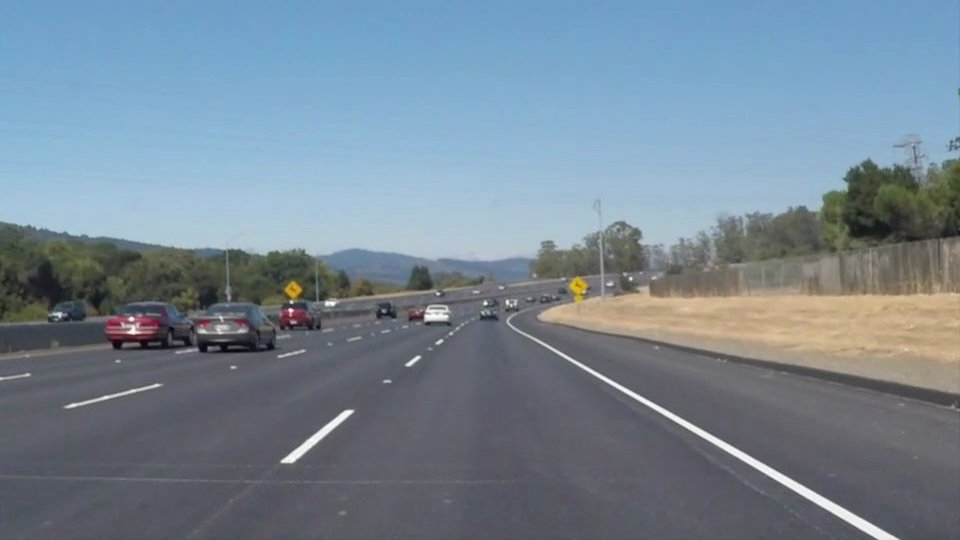
#> input picture OpenCV_Python/data/Lane-Detection-Images/solidWhiteCurve.jpg, 960 x 540 px
$ python 020_Image_Histogram_Equalization.py --imagePath data/Lane-Detection-Images/solidWhiteCurve.jpg
#> lines starting #> are read from the running program, lines starting #| are printed output that depends on the picture; pictures that were not available may be replaced by others from this repository, and a replacement may not be noted
### OpenCV_Python/utils.py
import cv2
import numpy as np


#########################################################################################


def imageProcessing(image) :
    result = imageCopy(image)
    return result


#########################################################################################


# [15 lines left out: function processSingleImage, not called in this run]

#########################################################################################


def processingSingleVideo(videoPath, outputPath) :
    Video(videoPath, outputPath)


def imageRead(imagePath, flag=cv2.IMREAD_UNCHANGED) :
    # If No Korea in Path
    # image = cv2.imread(imagePath, flag)

    # If Korean in Path
#> called with flag = -1
    imageArray = np.fromfile(imagePath, np.uint8)
    image = cv2.imdecode(imageArray, flag)
#> image is the input picture: shape (540, 960, 3); mean B, G, R 148.1, 134.5, 118.5

    # Deal with Error
    if image is not None :
        print("Image Opened")
        return image
    else :
        print("Image Not Opened")
        print("Program Abort")
        exit()


def imageShow(imageName, image, flag=cv2.WINDOW_AUTOSIZE) :
    # Show Image using GUI
    cv2.namedWindow(imageName, flag)
    cv2.imshow(imageName, image)
    cv2.waitKey()


def imageWrite(imageName, image) :
    # Save Image
    return cv2.imwrite(imageName, image)


def imageCopy(image) :
    # Copy Image (Call-By-Memory)
    return np.copy(image)


# [65 lines left out: functions Video, imageParameters, not called in this run]


def getPixel(image, x, y, c=None) :
    return image[y, x, c]


def setPixel(image, x, y, value, c=None) :
    image[y, x, c] = value
    return image


def CutRectROI(image, x1, y1, x2, y2) :
    return image[y1:y2, x1:x2]


# [26 lines left out: functions PasteRectROI, makeBlackImage, fillPolyROI, not called in this run]


def polyROI(image, points) :
    mask = fillPolyROI(image, points)
    return cv2.bitwise_and(image, mask)


def convertColor(image, flag=cv2.COLOR_BGR2GRAY) :
    return cv2.cvtColor(image, flag)


def splitImage(image) :
    return cv2.split(image)


def mergeImage(channel1, channel2, channel3) :
    return cv2.merge((channel1, channel2, channel3))


def rangeColor(image, lower, upper) :
    result = imageCopy(image)
    return cv2.inRange(result, lower, upper)


# [4 lines left out: function splitColor, not called in this run]


def drawLine(image, point1, point2, color=(255, 0, 0), thickness=3, lineType=cv2.LINE_AA) :
    result = imageCopy(image)
    return cv2.line(result, point1, point2, color, thickness, lineType)


def drawRect(image, point1, point2, color=(255, 0, 0), thickness=3, lineType=cv2.LINE_AA) :
    result = imageCopy(image)
    return cv2.rectangle(result, point1, point2, color, thickness, lineType)


def drawCircle(image, center, radius, color=(255, 0, 0), thickness=3, lineType=cv2.LINE_AA) :
    result = imageCopy(image)
    return cv2.circle(result, center, radius, color, thickness, lineType)


def drawEllipse(image, center, axis, angle, startAngle, endAngle, color=(255, 0, 0), thickness=3, lineType=cv2.LINE_AA) :
    result = imageCopy(image)
    return cv2.ellipse(result, center, axis, angle, startAngle, endAngle, color, thickness, lineType)


# [4 lines left out: function drawPolygon, not called in this run]


def drawText(image, text, point=(10, 10), font=cv2.FONT_HERSHEY_PLAIN, fontScale=2.0, color=(255,255,255), thickness=3, lineType=cv2.LINE_AA) :
    result = imageCopy(image)
    return cv2.putText(result, text, point, font, fontScale, color, thickness, lineType)


def addImage(image1, image2) :
    return cv2.add(image1, image2)


# [5 lines left out: function addWeightedImage, not called in this run]


def imageThreshold(image, thresh=128, maxval=255, type=cv2.THRESH_BINARY) :
    _, res = cv2.threshold(image, thresh=thresh, maxval=maxval, type=type)
    return res


def imageBlur(image, ksize) :
    size = ((ksize+1)*2 - 1, (ksize+1)*2 - 1)
    return cv2.blur(image, size)


def imageGaussianBlur(image, ksize, sigmaX, sigmaY) :
    size = ((ksize+1)*2 - 1, (ksize+1)*2 - 1)
    return cv2.GaussianBlur(image, ksize=size, sigmaX=sigmaX, sigmaY=sigmaY)


def imageMedianBlur(image, size) :
    ksize = (size+1)*2 - 1
    return cv2.medianBlur(image, ksize)


def imageBilateralFilter(image, size, sigmaColor, sigmaSpace) :
    d = (size+1)*2 - 1
    return cv2.bilateralFilter(image, d, sigmaColor=sigmaColor, sigmaSpace=sigmaSpace)


def imageFiltering(image, kernel, ddepth=-1) :
    return cv2.filter2D(image, ddepth, kernel)


# [22 lines left out: functions imageEdgePrewitt, imageEdgeSobel, imageEdgeScharr, not called in this run]


def imageEdgeLaplacianCV(image) :
    return cv2.Laplacian(image, -1)


# [14 lines left out: functions imageEdgeLaplacianFilter2D, imageEdgeLoG, not called in this run]


def cannyEdge(image, threshold1=100, threshold2=200) :
    return cv2.Canny(image, threshold1, threshold2)


# [48 lines left out: functions autoCanny, computeHist, histogramEqualize, not called in this run]


def imageDilation(image, kernel, iterations) :
    return cv2.dilate(image, kernel=kernel, iterations=iterations)


def imageErosion(image, kernel, iterations) :
    return cv2.erode(image, kernel=kernel, iterations=iterations)


# [17 lines left out: functions imageMorphologicalGradient, imageOpening, imageClosing, not called in this run]


def imageMorphologyKernel(flag=cv2.MORPH_RECT, size=5) :
    return cv2.getStructuringElement(flag, (size, size))


def imageMorphologyEx(image, op, kernel, iterations=1) :
    return cv2.morphologyEx(image, op=op, kernel=kernel, iterations=iterations)


# [40 lines left out: functions imageResize, imageTranslation, imageRotation, imageAffineTransformation, imagePerspectiveTransformation, not called in this run]


def houghLines(image, rho=1, theta=np.pi/180, threshold=100) :
    return cv2.HoughLines(image, rho, theta, threshold)


# [16 lines left out: function drawHoughLines, not called in this run]


def houghLinesP(image, rho=1.0, theta=np.pi/180, threshold=100, minLineLength=10, maxLineGap=100) :
    return cv2.HoughLinesP(image, rho, theta, threshold, minLineLength=minLineLength, maxLineGap=maxLineGap)


# [52 lines left out: functions drawHoughLinesP, splitTwoSideLines, splitOneSideLines, medianPoint, not called in this run]


def interpolate(x1, y1, x2, y2, y) :
    return int(float(y - y1) * float(x2-x1) / float(y2-y1) + x1)


# [30 lines left out: functions lineFittingOneSide, lineFitting, not called in this run]


def houghCircles(image, method=cv2.HOUGH_GRADIENT, dp = 1, minDist = 10, canny = 50, threshold = 30, minRadius = 0, maxRadius = 0) :
    circles = cv2.HoughCircles(image, method, dp, minDist, param1=canny, param2=threshold, minRadius=minRadius, maxRadius=maxRadius)
    return circles


# [11 lines left out: function drawHoughCircles, not called in this run]

### OpenCV_Python/020_Image_Histogram_Equalization.py
import argparse

from os import listdir
from os.path import join

import cv2

from utils import splitImage, mergeImage, imageRead, imageShow, convertColor


#########################################################################################


def histogramEqualization(image) :
    if len(image.shape) == 2 :
        return cv2.equalizeHist(image) # 채널에 대한 Equalization 진행
    else :
        ch1, ch2, ch3 = splitImage(image) # 채널 분리
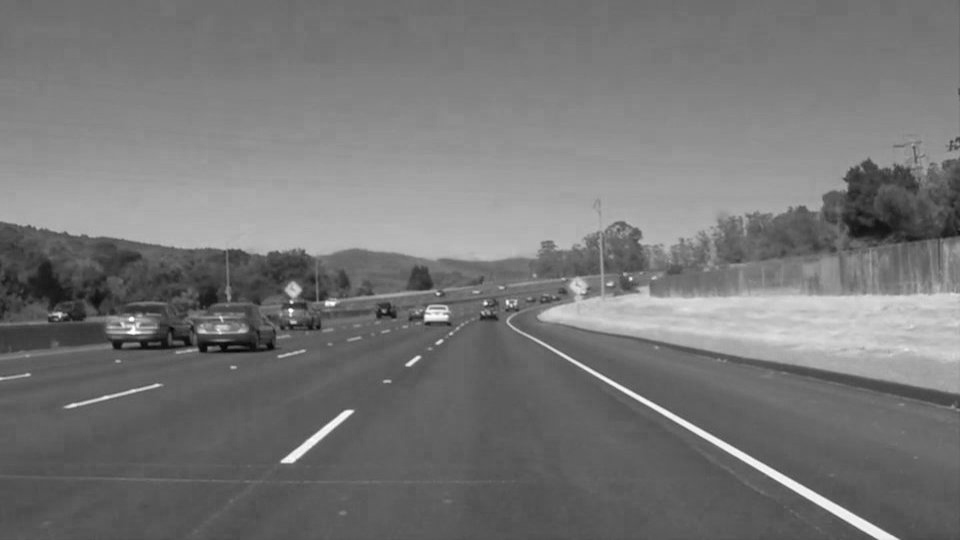
#> ch3: shape (540, 960); min 6, max 255, mean 118.5
        ch1Eq = cv2.equalizeHist(ch1) # 각 채널에 대한 Equalization 진행
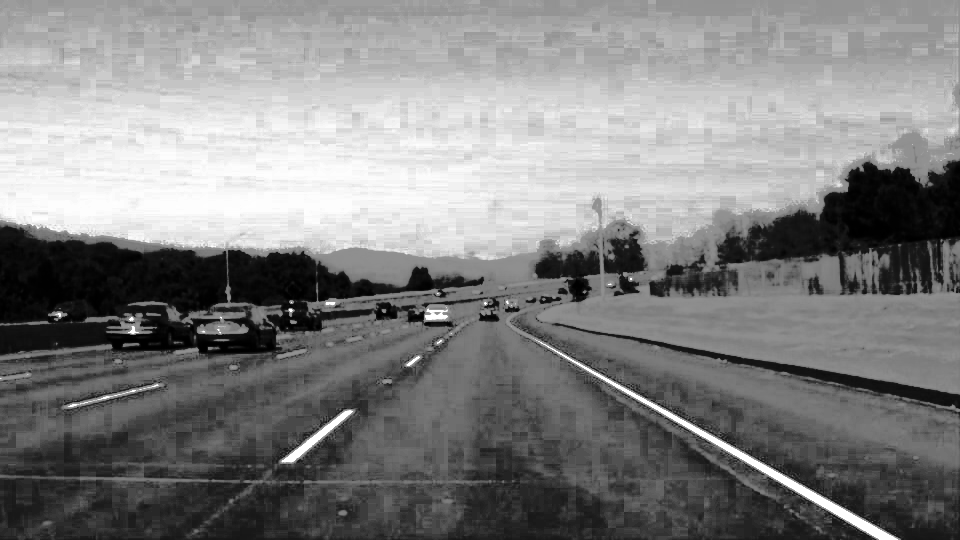
#> ch1Eq: shape (540, 960); min 0, max 255, mean 129.5
        ch2Eq = cv2.equalizeHist(ch2) # 각 채널에 대한 Equalization 진행
        ch3Eq = cv2.equalizeHist(ch3) # 각 채널에 대한 Equalization 진행
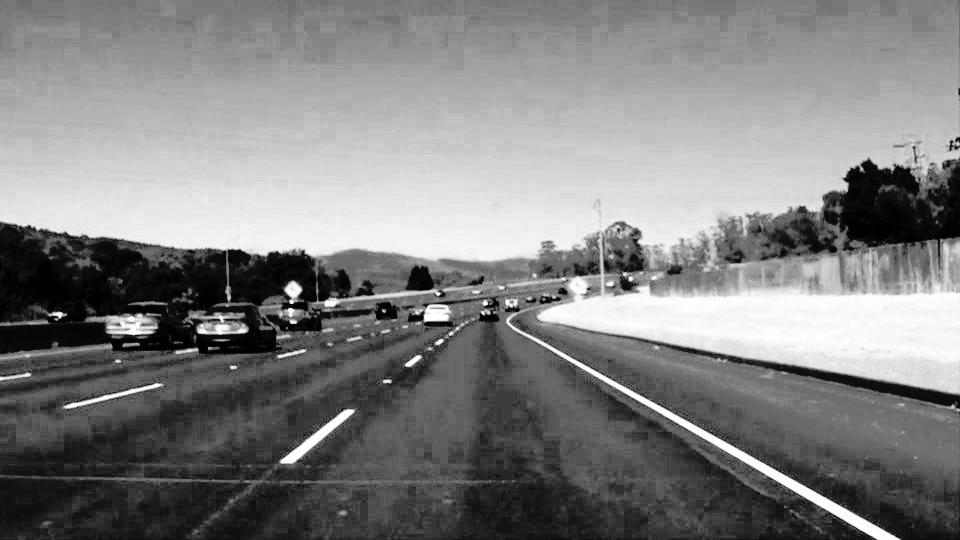
#> ch3Eq: shape (540, 960); min 0, max 255, mean 128.9
        return mergeImage(ch1Eq, ch2Eq, ch3Eq)


#########################################################################################


def main(opt) :
    # Search for All images
    imageNameList = listdir(opt.imagePath)

    # Load Images
    for imageName in imageNameList :
        # Get Full Image Path
        imagePath = join(opt.imagePath, imageName)

        # Load Image
        image = imageRead(imagePath)
        imageShow("Image", image)

        # Apply Histogram Equalization
        imageEq = histogramEqualization(image)
        imageShow("Image Equalized (BGR)", imageEq)

        # Apply Histogram Equalization to Grayscale Image
        imageGray = convertColor(image, cv2.COLOR_BGR2GRAY)
        imageShow("imageGray", imageGray)
        image_GRAYEqualized = histogramEqualization(imageGray)
        imageShow("Image Equalized (Grayscale)", image_GRAYEqualized)

        # Apply Histogram Equalization to HSV Image
        imageHSV = convertColor(image, cv2.COLOR_BGR2HSV)
#> in convertColor (call 2), `return cv2.cvtColor(image, flag)`: returned value: shape (540, 960, 3); mean H, S, V 97.9, 55.2, 152.4
        h, s, v = splitImage(imageHSV)
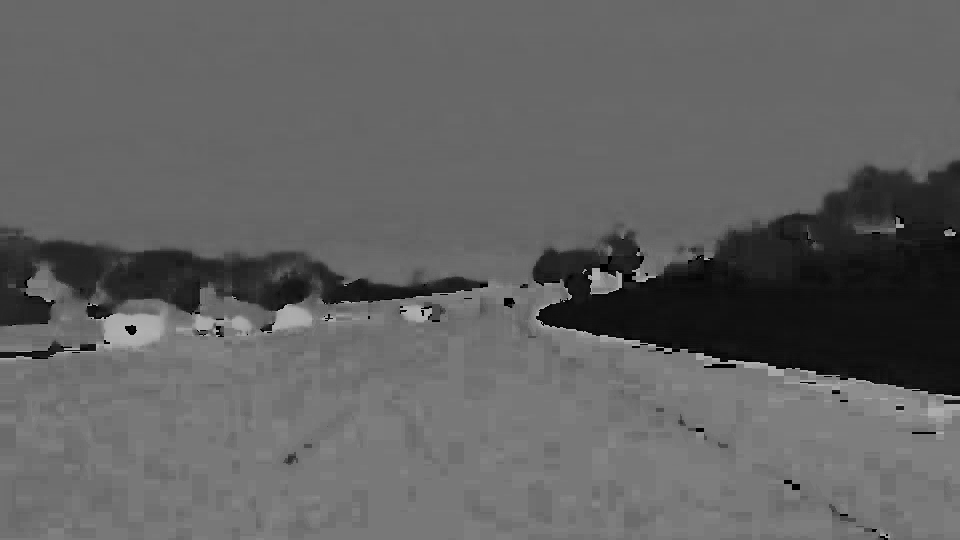
#> h: shape (540, 960); min 0, max 179, mean 97.9
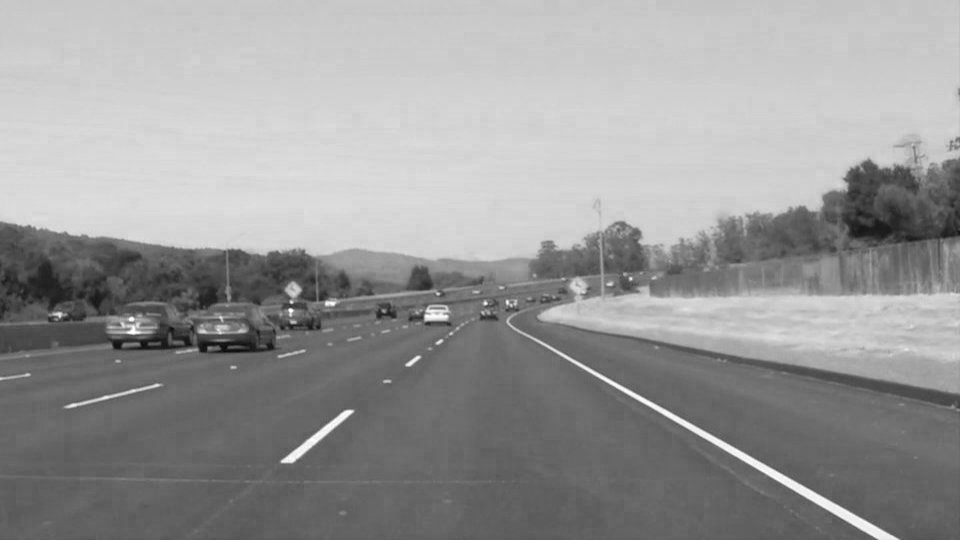
#> v: shape (540, 960); min 12, max 255, mean 152.4
        sEq = histogramEqualization(s)
        vEq = histogramEqualization(v)
        imageHSeqVeq = mergeImage(h, sEq, vEq)
#> in mergeImage (call 2), `return cv2.merge((channel1, channel2, channel3))`: returned value: shape (540, 960, 3); mean H, S, V 97.9, 128.8, 129.6
        imageHSVeq = mergeImage(h, s, vEq)
#> in mergeImage (call 3), `return cv2.merge((channel1, channel2, channel3))`: returned value: shape (540, 960, 3); mean H, S, V 97.9, 55.2, 129.6
        imageHSeqV = mergeImage(h, sEq, v)
#> in mergeImage (call 4), `return cv2.merge((channel1, channel2, channel3))`: returned value: shape (540, 960, 3); mean H, S, V 97.9, 128.8, 152.4
        imageHSeqVeq2BGR = convertColor(imageHSeqVeq, cv2.COLOR_HSV2BGR)
        imageHSVeq2BGR = convertColor(imageHSVeq, cv2.COLOR_HSV2BGR)
        imageHSeqV2BGR = convertColor(imageHSeqV, cv2.COLOR_HSV2BGR)
        imageShow("Image", image)
        imageShow("Image Equalized (S-Eq + V-Eq)", imageHSeqVeq2BGR)
        imageShow("Image Equalized (V-Eq)", imageHSVeq2BGR)
        imageShow("Image Equalized (S-Eq)", imageHSeqV2BGR)

        # Apply Histogram Equalization to HLS Image
        imageHLS = convertColor(image, cv2.COLOR_BGR2HLS)
#> in convertColor (call 6), `return cv2.cvtColor(image, flag)`: returned value: shape (540, 960, 3); mean of channels 0, 1, 2 97.9, 133.5, 57.7
        h, l, s = splitImage(imageHLS)
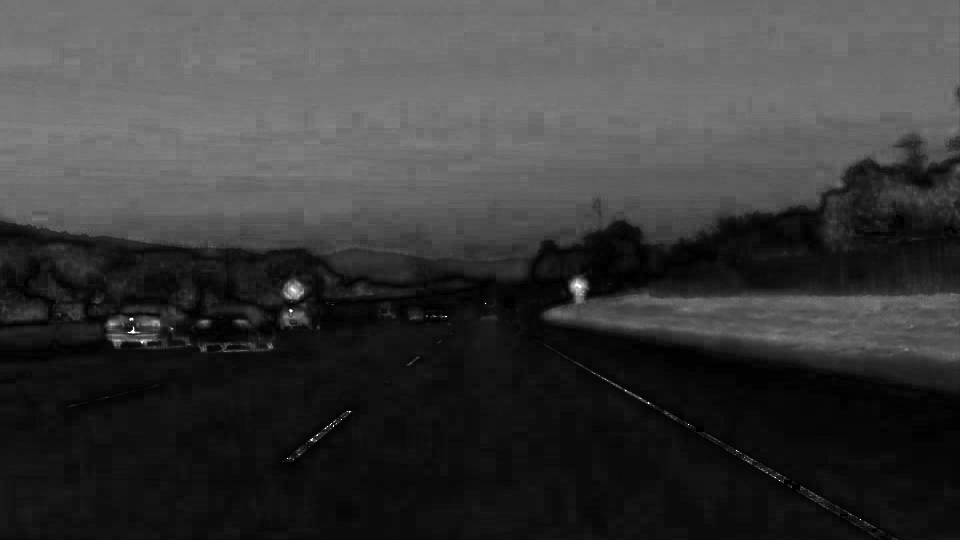
#> s: shape (540, 960); min 0, max 255, mean 57.7
        lEq = histogramEqualization(l)
        sEq = histogramEqualization(s)
        imageHLeqSeq = mergeImage(h, lEq, sEq)
#> in mergeImage (call 5), `return cv2.merge((channel1, channel2, channel3))`: returned value: shape (540, 960, 3); mean of channels 0, 1, 2 97.9, 129.2, 129.7
        imageHLSeq = mergeImage(h, l, sEq)
#> in mergeImage (call 6), `return cv2.merge((channel1, channel2, channel3))`: returned value: shape (540, 960, 3); mean of channels 0, 1, 2 97.9, 133.5, 129.7
        imageHLeqS = mergeImage(h, lEq, s)
#> in mergeImage (call 7), `return cv2.merge((channel1, channel2, channel3))`: returned value: shape (540, 960, 3); mean of channels 0, 1, 2 97.9, 129.2, 57.7
        imageHLeqSeq2BGR = convertColor(imageHLeqSeq, cv2.COLOR_HLS2BGR)
        imageHLSeq2BGR = convertColor(imageHLSeq, cv2.COLOR_HLS2BGR)
        imageHLeqS2BGR = convertColor(imageHLeqS, cv2.COLOR_HLS2BGR)
#> in convertColor (call 9), `return cv2.cvtColor(image, flag)`:
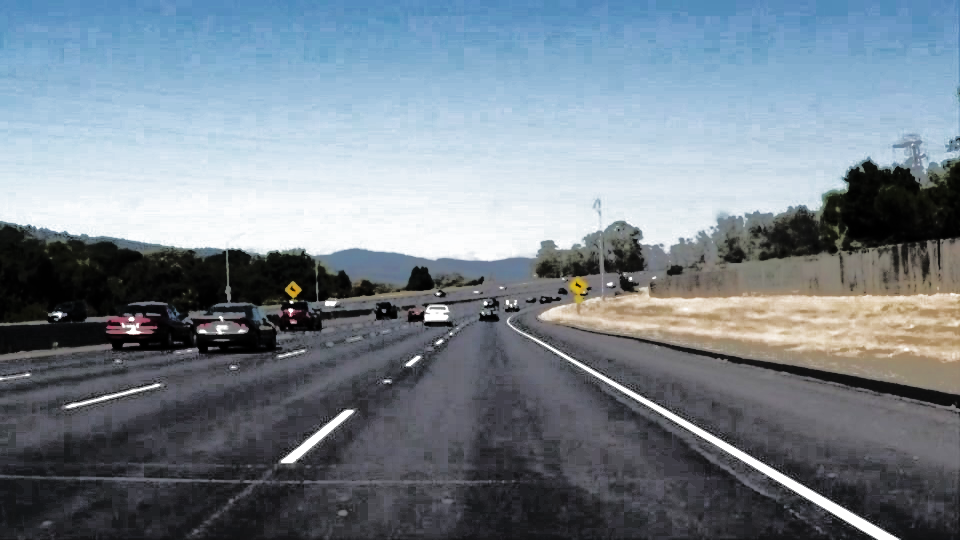
#> returned value: shape (540, 960, 3); mean B, G, R 140, 129.8, 118.3
        imageShow("Image", image)
        imageShow("Image Equalized (L-Eq + S-Eq)", imageHLeqSeq2BGR)
        imageShow("Image Equalized (S-Eq)", imageHLSeq2BGR)
        imageShow("Image Equalized (L-Eq)", imageHLeqS2BGR)

        cv2.destroyAllWindows()


#########################################################################################


if __name__ == "__main__" :
    # Add Arguments
    parser = argparse.ArgumentParser()
    parser.add_argument("--imagePath", type=str, required=True, help="path of images")
    opt = parser.parse_args()

    # Excute Main Function
    main(opt)
